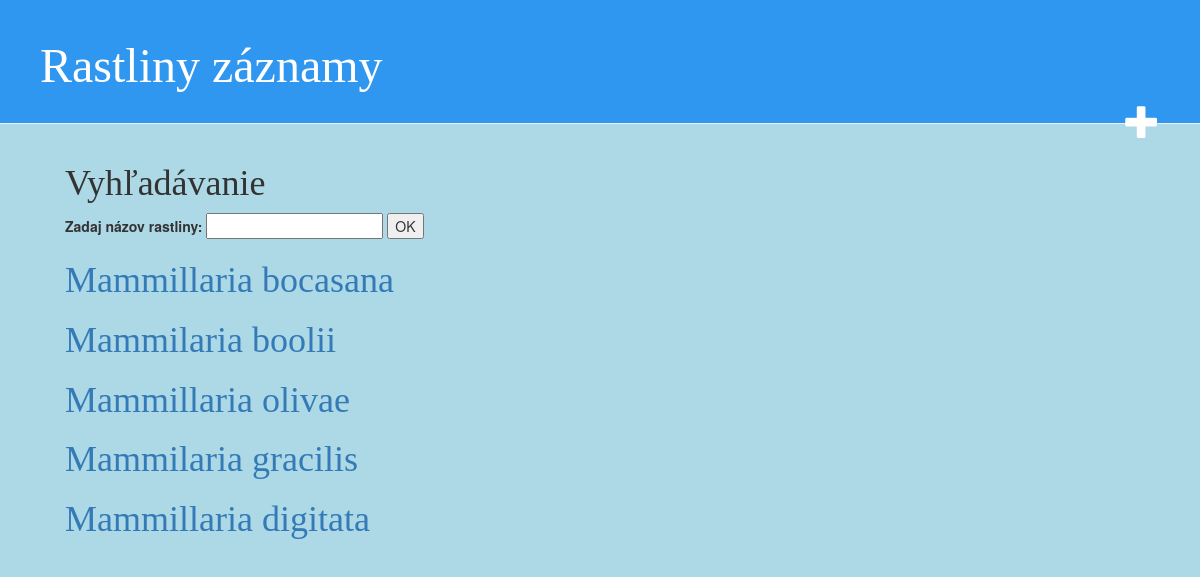
The app's page /post/search, older data.
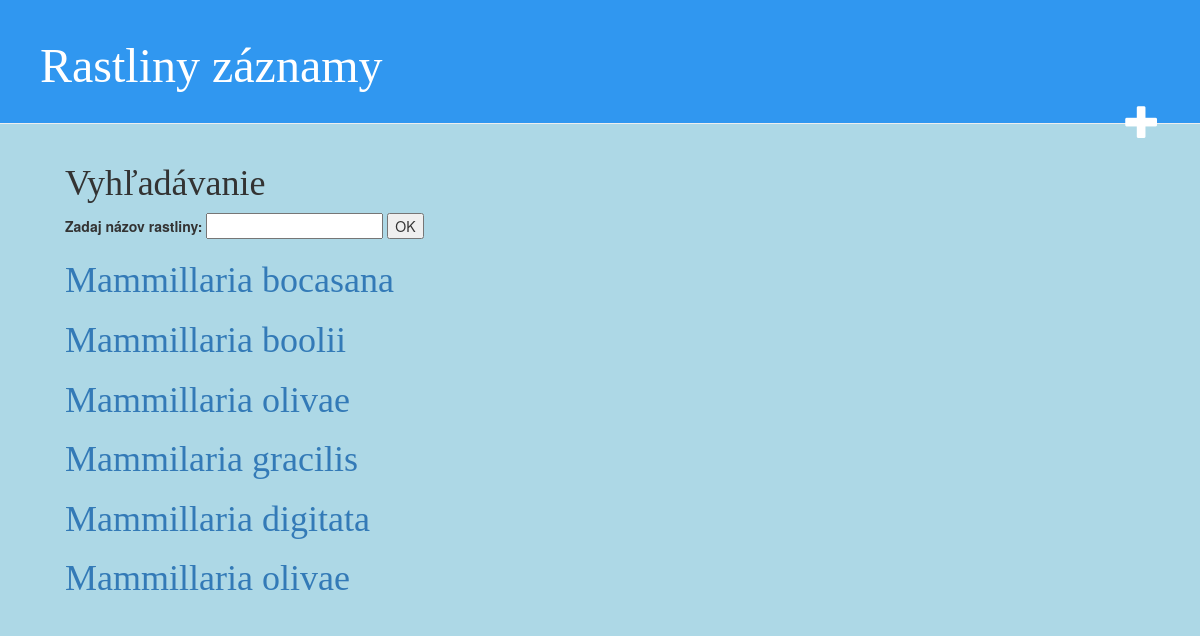
The same page, newer data.
### rastliny_zaznamy/models.py (models this page shows)
class Post(models.Model):
    autor = models.ForeignKey('auth.User', on_delete=models.CASCADE)
    kategoria = models.CharField(max_length=200)
    title = models.CharField(max_length=200)
    count = models.IntegerField()
    text = models.TextField()
    created_date = models.DateTimeField(
            default=timezone.now)
    def __str__(self):
        return self.title

### rastliny_zaznamy/views.py (the view)
# urls.py: url(r'^post/search$', views.post_search, name='post_search'),
def post_search(request):
    val = ''
    if request.method == "POST":
        val = request.POST.get('name')
    posts = Post.objects.filter(title__startswith=val)
    return render(request, 'rastliny_zaznamy/post_search.html', {'posts': posts})

### rastliny_zaznamy/templates/rastliny_zaznamy/post_search.html (shortened to what this page needs)
{% extends 'rastliny_zaznamy/base.html' %}
{% block content %}
<h1>Vyhľadávanie</h1>
<form action = "" method = "POST">
    <label for="your_name">Zadaj názov rastliny: </label>
    <input id="your_name" type="text" name="name">
    <input type="submit" value="OK">
</form>
        {% for post in posts %}
            <div>
                <a href="{% url 'post_edit' pk=post.pk %}">
                <h1>{{ post }}</h1>
            </div>
        {% endfor %}
{% endblock %}

Row changes from the older to the newer data that the page shows:
changed Post: title "Mammilaria boolii" → "Mammillaria boolii"
added Post: title "Mammillaria olivae"
